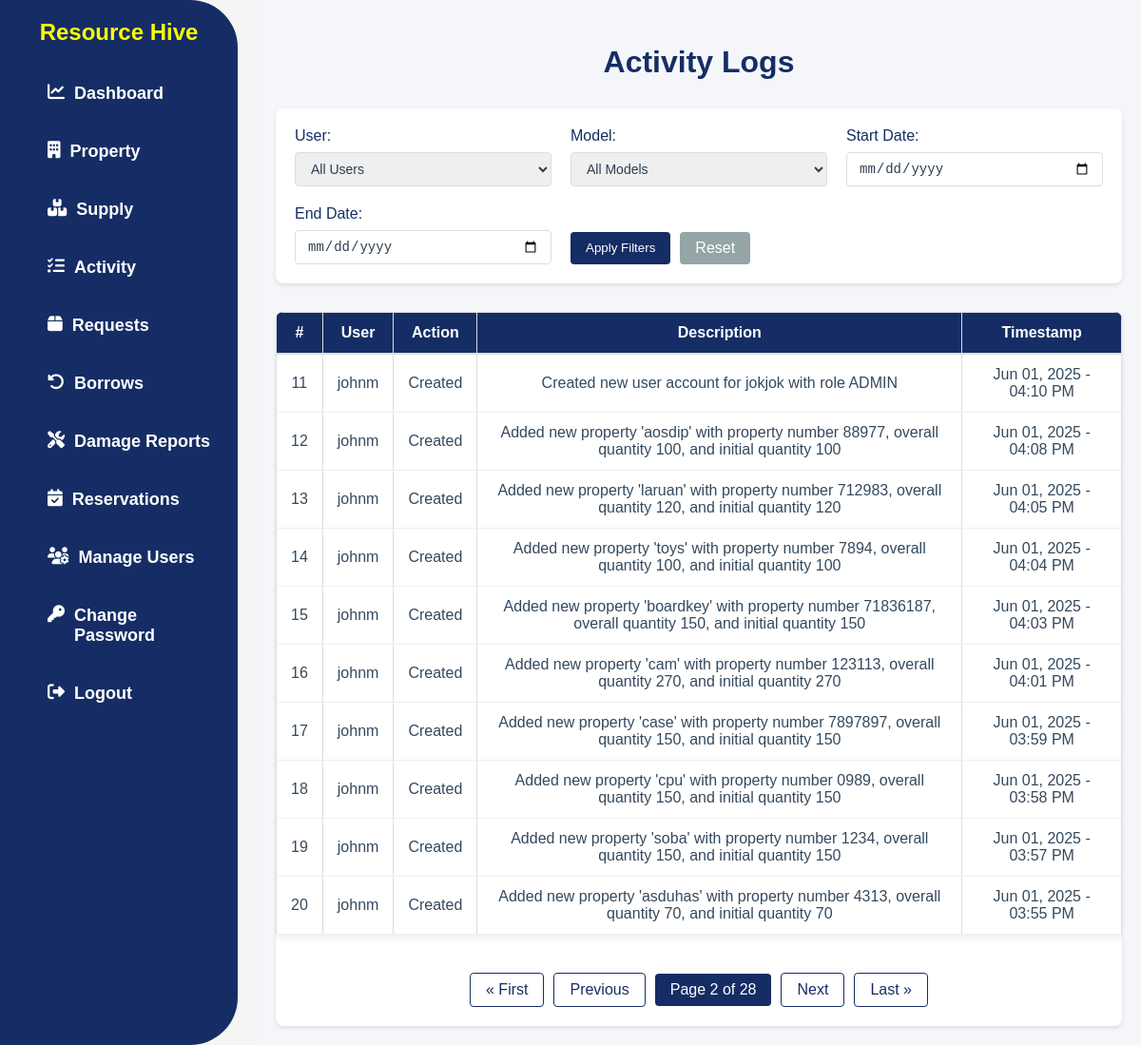
Page /activity/?page=2 (signed in) on the earlier database version.
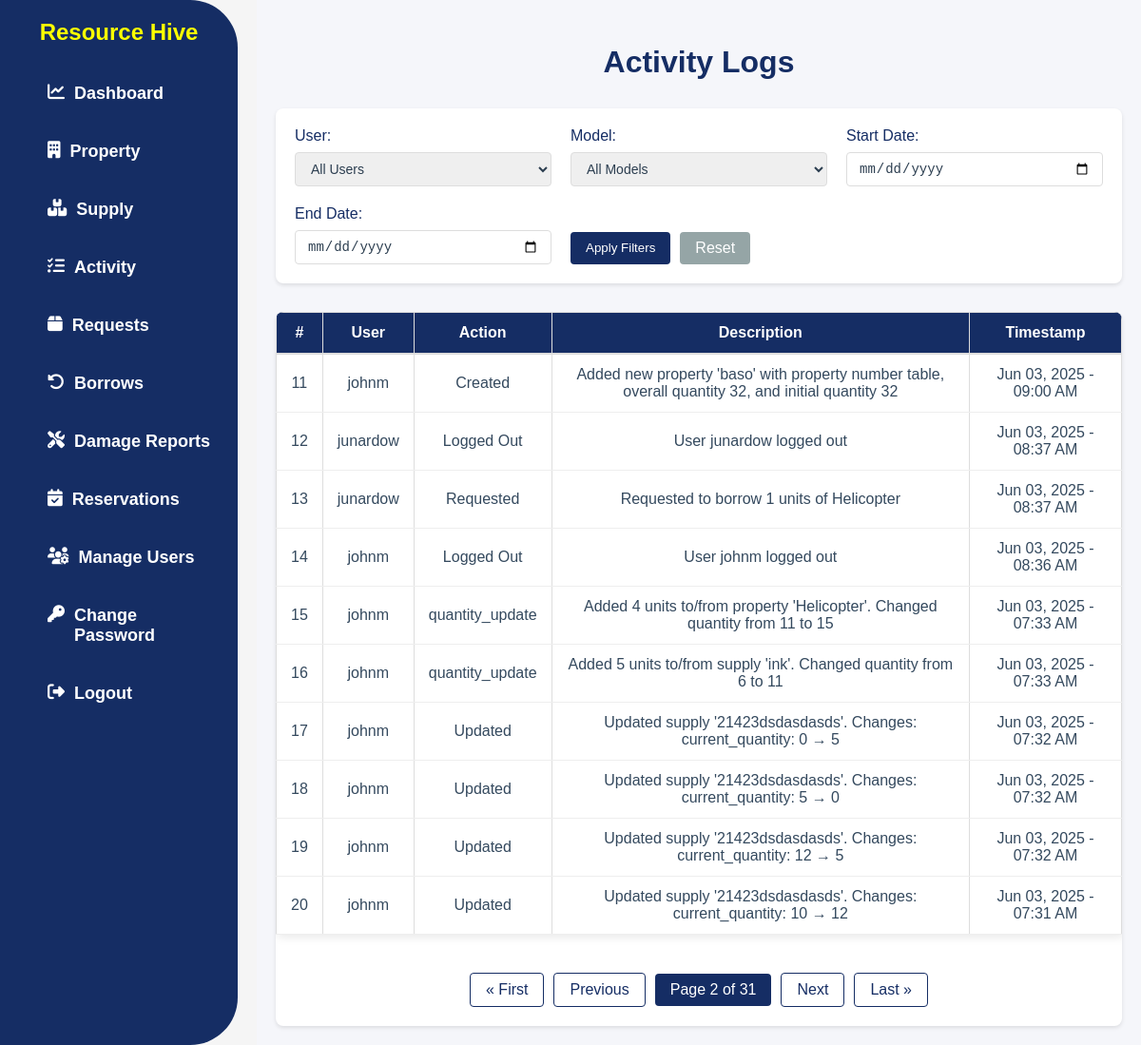
Same page on the later database version.
### app/models.py (models this page shows, shortened)
class ActivityLog(models.Model):
    ACTION_CHOICES = [
        ('create', 'Created'),
        ('update', 'Updated'),
        ('delete', 'Deleted'),
        ('login', 'Logged In'),
        ('logout', 'Logged Out'),
        ('view', 'Viewed'),
        ('request', 'Requested'),
        ('approve', 'Approved'),
        ('reject', 'Rejected'),
        ('borrow', 'Borrowed'),
        ('return', 'Returned'),
        ('report', 'Reported'),
    ]
    user = models.ForeignKey(User, on_delete=models.SET_NULL, null=True, blank=True)
    action = models.CharField(max_length=10, choices=ACTION_CHOICES)
    model_name = models.CharField(max_length=100)
    object_repr = models.CharField(max_length=255)
    description = models.TextField(blank=True, null=True)
    timestamp = models.DateTimeField(auto_now_add=True)
    class Meta:
        ordering = ['-timestamp']

### app/views.py (the view)
# urls.py: path('activity/', ActivityPageView.as_view(), name='activity'),
class ActivityPageView(PermissionRequiredMixin, ListView):
    model = ActivityLog
    template_name = 'app/activity.html'
    permission_required = 'app.view_admin_module'
    permission_denied_message = "You do not have permission to view the activity log."
    context_object_name = 'activitylog_list'
    paginate_by = 10
    def get_queryset(self):
        queryset = ActivityLog.objects.all().order_by('-timestamp')
        user_filter = self.request.GET.get('user')
        model_filter = self.request.GET.get('model')
        start_date = self.request.GET.get('start_date')
        end_date = self.request.GET.get('end_date')
        if user_filter:
            queryset = queryset.filter(user_id=user_filter)
        if model_filter:
            queryset = queryset.filter(model_name=model_filter)
        if start_date:
            queryset = queryset.filter(timestamp__date__gte=start_date)
        if end_date:
            queryset = queryset.filter(timestamp__date__lte=end_date)
        category = self.request.GET.get('category')
        if category:
            queryset = queryset.filter(model_name=category)
        return queryset
    def get_context_data(self, **kwargs):
        context = super().get_context_data(**kwargs)
        context['users'] = User.objects.all()
        models = ActivityLog.objects.values_list('model_name', flat=True).distinct()
        context['models'] = sorted(set(models))  # Convert to set to ensure uniqueness and sort
        context['current_category'] = self.request.GET.get('category', '')
        return context

### app/templates/app/activity.html (shortened to what this page needs)
{% load static %}
<!DOCTYPE html>
<html lang="en">
<head>
    <link rel="stylesheet" href="{% static 'css/style.css' %}">
    <link rel="stylesheet" href="https://cdnjs.cloudflare.com/ajax/libs/font-awesome/6.4.2/css/all.min.css">
</head>
<body>
    {% block content %}
    {% include 'app/navbar.html' %}
    <div class="actlog-page">
        <h2 class="actlog-title">Activity Logs</h2>
        <div class="actlog-filter-section">
            <form method="get" class="actlog-filter-form">
                <div class="actlog-filter-group">
                    <label for="user">User:</label>
                    <select name="user" id="user">
                        <option value="">All Users</option>
                    </select>
                </div>
                <div class="actlog-filter-group">
                    <label for="model">Model:</label>
                    <select name="model" id="model">
                        <option value="">All Models</option>
                    </select>
                </div>
                <div class="actlog-filter-group">
                    <label for="start_date">Start Date:</label>
                    <input type="date" name="start_date" id="start_date" value="{{ request.GET.start_date }}">
                </div>
                <div class="actlog-filter-group">
                    <label for="end_date">End Date:</label>
                    <input type="date" name="end_date" id="end_date" value="{{ request.GET.end_date }}">
                </div>
                <div class="actlog-filter-buttons">
                    <button type="submit" class="actlog-filter-submit">Apply Filters</button>
                    <a href="{% url 'activity' %}" class="actlog-filter-reset">Reset</a>
                </div>
            </form>
        </div>
        <div class="actlog-table-container">
            <table class="actlog-table">
                <thead>
                    <tr>
                        <th>#</th>
                        <th>User</th>
                        <th>Action</th>
                        <th>Description</th>
                        <th>Timestamp</th>
                    </tr>
                </thead>
                <tbody>
                    {% for log in activitylog_list %}
                    <tr>
                        <td>{{ page_obj.start_index|add:forloop.counter0 }}</td>
                        <td>{{ log.user.username }}</td>
                        <td>{{ log.get_action_display }}</td>
                        <td>{{ log.description }}</td>
                        <td>{{ log.timestamp|date:"M d, Y - h:i A" }}</td>
                    </tr>
                    {% empty %}
                    <tr>
                        <td colspan="5" class="actlog-empty">No activity logs available.</td>
                    </tr>
                    {% endfor %}
                </tbody>
            </table>
            {% if is_paginated %}
            <div class="actlog-pagination">
                {% if page_obj.has_previous %}
                    <a href="?page=1">&laquo; First</a>
                    <a href="?page={{ page_obj.previous_page_number }}">Previous</a>
                {% endif %}
                <span class="current">
                    Page {{ page_obj.number }} of {{ page_obj.paginator.num_pages }}
                </span>
                {% if page_obj.has_next %}
                    <a href="?page={{ page_obj.next_page_number }}">Next</a>
                    <a href="?page={{ page_obj.paginator.num_pages }}">Last &raquo;</a>
                {% endif %}
            </div>
            {% endif %}
        </div>
    </div>
    {% endblock content %}
</body>
</html>

Differences in the rows shown:
no longer on this page (row unchanged): ActivityLog: start_index|add "11", user.username "johnm", action "Created", description "Created new user account for jokjok with role ADMIN", timestamp "Jun 01, 2025 - 04:10 PM"
no longer on this page (row unchanged): ActivityLog: start_index|add "12", user.username "johnm", action "Created", description "Added new property 'aosdip' with property number 88977, overall quantity 100, and initial quantity 100", timestamp "Jun 01, 2025 - 04:08 PM"
no longer on this page (row unchanged): ActivityLog: start_index|add "13", user.username "johnm", action "Created", description "Added new property 'laruan' with property number 712983, overall quantity 120, and initial quantity 120", timestamp "Jun 01, 2025 - 04:05 PM"
no longer on this page (row unchanged): ActivityLog: start_index|add "14", user.username "johnm", action "Created", description "Added new property 'toys' with property number 7894, overall quantity 100, and initial quantity 100", timestamp "Jun 01, 2025 - 04:04 PM"
no longer on this page (row unchanged): ActivityLog: start_index|add "15", user.username "johnm", action "Created", description "Added new property 'boardkey' with property number 71836187, overall quantity 150, and initial quantity 150", timestamp "Jun 01, 2025 - 04:03 PM"
no longer on this page (row unchanged): ActivityLog: start_index|add "16", user.username "johnm", action "Created", description "Added new property 'cam' with property number 123113, overall quantity 270, and initial quantity 270", timestamp "Jun 01, 2025 - 04:01 PM"
no longer on this page (row unchanged): ActivityLog: start_index|add "17", user.username "johnm", action "Created", description "Added new property 'case' with property number 7897897, overall quantity 150, and initial quantity 150", timestamp "Jun 01, 2025 - 03:59 PM"
no longer on this page (row unchanged): ActivityLog: start_index|add "18", user.username "johnm", action "Created", description "Added new property 'cpu' with property number 0989, overall quantity 150, and initial quantity 150", timestamp "Jun 01, 2025 - 03:58 PM"
no longer on this page (row unchanged): ActivityLog: start_index|add "19", user.username "johnm", action "Created", description "Added new property 'soba' with property number 1234, overall quantity 150, and initial quantity 150", timestamp "Jun 01, 2025 - 03:57 PM"
no longer on this page (row unchanged): ActivityLog: start_index|add "20", user.username "johnm", action "Created", description "Added new property 'asduhas' with property number 4313, overall quantity 70, and initial quantity 70", timestamp "Jun 01, 2025 - 03:55 PM"
added ActivityLog: start_index|add "11", user.username "johnm", action "Created", description "Added new property 'baso' with property number table, overall quantity 32, and initial quantity 32", timestamp "Jun 03, 2025 - 09:00 AM"
added ActivityLog: start_index|add "12", user.username "junardow", action "Logged Out", description "User junardow logged out", timestamp "Jun 03, 2025 - 08:37 AM"
added ActivityLog: start_index|add "13", user.username "junardow", action "Requested", description "Requested to borrow 1 units of Helicopter", timestamp "Jun 03, 2025 - 08:37 AM"
added ActivityLog: start_index|add "14", user.username "johnm", action "Logged Out", description "User johnm logged out", timestamp "Jun 03, 2025 - 08:36 AM"
added ActivityLog: start_index|add "15", user.username "johnm", action "quantity_update", description "Added 4 units to/from property 'Helicopter'. Changed quantity from 11 to 15", timestamp "Jun 03, 2025 - 07:33 AM"
added ActivityLog: start_index|add "16", user.username "johnm", action "quantity_update", description "Added 5 units to/from supply 'ink'. Changed quantity from 6 to 11", timestamp "Jun 03, 2025 - 07:33 AM"
added ActivityLog: start_index|add "17", user.username "johnm", action "Updated", description "Updated supply '21423dsdasdasds'. Changes: current_quantity: 0 → 5", timestamp "Jun 03, 2025 - 07:32 AM"
added ActivityLog: start_index|add "18", user.username "johnm", action "Updated", description "Updated supply '21423dsdasdasds'. Changes: current_quantity: 5 → 0", timestamp "Jun 03, 2025 - 07:32 AM"
added ActivityLog: start_index|add "19", user.username "johnm", action "Updated", description "Updated supply '21423dsdasdasds'. Changes: current_quantity: 12 → 5", timestamp "Jun 03, 2025 - 07:32 AM"
added ActivityLog: start_index|add "20", user.username "johnm", action "Updated", description "Updated supply '21423dsdasdasds'. Changes: current_quantity: 10 → 12", timestamp "Jun 03, 2025 - 07:31 AM"
Other differences:
{{ page_obj.paginator.num_pages }}: "28" → "31"
